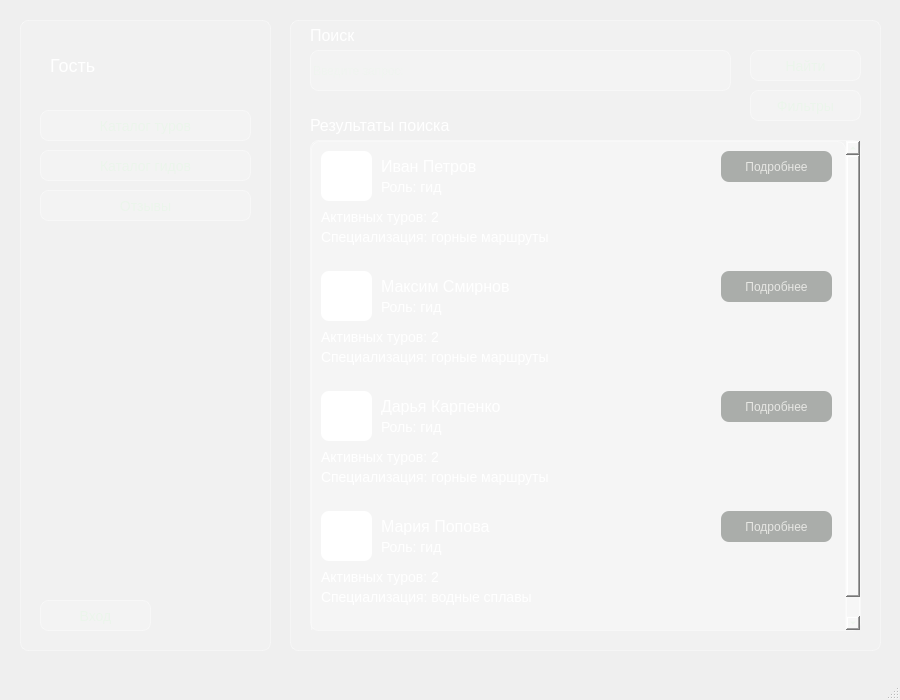
<?xml version="1.0" encoding="UTF-8"?>
<ui version="4.0">
 <class>MainWindow</class>
 <widget class="QMainWindow" name="MainWindow">
  <property name="geometry">
   <rect>
    <x>0</x>
    <y>0</y>
    <width>900</width>
    <height>700</height>
   </rect>
  </property>
  <property name="windowTitle">
   <string>MainWindow</string>
  </property>
  <property name="styleSheet">
   <string notr="true">background-color: qlineargradient(spread:pad, x1:1, y1:1, x2:0, y2:0,
    stop:0 rgba(20, 65, 30, 255),
    stop:0.427447 rgba(35, 95, 55, 235),
    stop:1 rgba(110, 160, 90, 255));</string>
  </property>
  <widget class="QWidget" name="centralwidget">
   <widget class="QFrame" name="frame_3">
    <property name="geometry">
     <rect>
      <x>290</x>
      <y>20</y>
      <width>591</width>
      <height>631</height>
     </rect>
    </property>
    <property name="styleSheet">
     <string notr="true">background-color: rgba(255, 255, 255, 0.15);
color: rgb(235, 245, 235);
border: 1px solid rgba(255, 255, 255, 0.35);
border-radius: 8px</string>
    </property>
    <property name="frameShape">
     <enum>QFrame::Shape::StyledPanel</enum>
    </property>
    <property name="frameShadow">
     <enum>QFrame::Shadow::Raised</enum>
    </property>
    <widget class="QLineEdit" name="lineEdit_Search">
     <property name="geometry">
      <rect>
       <x>20</x>
       <y>30</y>
       <width>421</width>
       <height>41</height>
      </rect>
     </property>
     <property name="placeholderText">
      <string>Введите запрос:</string>
     </property>
    </widget>
    <widget class="QLabel" name="label_6">
     <property name="geometry">
      <rect>
       <x>20</x>
       <y>0</y>
       <width>201</width>
       <height>31</height>
      </rect>
     </property>
     <property name="styleSheet">
      <string notr="true">background-color: none;
font-size: 16px;
border: none;
color: white;</string>
     </property>
     <property name="text">
      <string>Поиск</string>
     </property>
    </widget>
    <widget class="QPushButton" name="pushButton_Search">
     <property name="geometry">
      <rect>
       <x>460</x>
       <y>30</y>
       <width>111</width>
       <height>31</height>
      </rect>
     </property>
     <property name="styleSheet">
      <string notr="true">background-color: rgba(255, 255, 255, 0.15);
color: rgb(235, 245, 235);
border: 1px solid rgba(255, 255, 255, 0.35);
border-radius: 8px;
font-size: 14px;</string>
     </property>
     <property name="text">
      <string>Найти</string>
     </property>
    </widget>
    <widget class="QPushButton" name="pushButton_Search_2">
     <property name="geometry">
      <rect>
       <x>460</x>
       <y>70</y>
       <width>111</width>
       <height>31</height>
      </rect>
     </property>
     <property name="styleSheet">
      <string notr="true">background-color: rgba(255, 255, 255, 0.15);
color: rgb(235, 245, 235);
border: 1px solid rgba(255, 255, 255, 0.35);
border-radius: 8px;
font-size: 14px;</string>
     </property>
     <property name="text">
      <string>Фильтры</string>
     </property>
    </widget>
    <widget class="QLabel" name="label_7">
     <property name="geometry">
      <rect>
       <x>20</x>
       <y>90</y>
       <width>201</width>
       <height>31</height>
      </rect>
     </property>
     <property name="styleSheet">
      <string notr="true">background-color: none;
font-size: 16px;
border: none;
color: white;</string>
     </property>
     <property name="text">
      <string>Результаты поиска</string>
     </property>
    </widget>
    <widget class="QScrollArea" name="scrollArea">
     <property name="enabled">
      <bool>true</bool>
     </property>
     <property name="geometry">
      <rect>
       <x>20</x>
       <y>120</y>
       <width>551</width>
       <height>491</height>
      </rect>
     </property>
     <property name="horizontalScrollBarPolicy">
      <enum>Qt::ScrollBarPolicy::ScrollBarAlwaysOff</enum>
     </property>
     <property name="widgetResizable">
      <bool>false</bool>
     </property>
     <widget class="QWidget" name="scrollAreaWidgetContents_2">
      <property name="enabled">
       <bool>true</bool>
      </property>
      <property name="geometry">
       <rect>
        <x>0</x>
        <y>0</y>
        <width>535</width>
        <height>510</height>
       </rect>
      </property>
      <widget class="QLabel" name="label_TouristName_3">
       <property name="geometry">
        <rect>
         <x>70</x>
         <y>10</y>
         <width>281</width>
         <height>31</height>
        </rect>
       </property>
       <property name="styleSheet">
        <string notr="true">background-color: none;
font-size: 16px;
border: none;
color: white;</string>
       </property>
       <property name="text">
        <string>Иван Петров</string>
       </property>
      </widget>
      <widget class="QLabel" name="label_Role_5">
       <property name="geometry">
        <rect>
         <x>70</x>
         <y>30</y>
         <width>101</width>
         <height>31</height>
        </rect>
       </property>
       <property name="styleSheet">
        <string notr="true">background-color: none;
font-size: 14px;
border: none;
color: white;</string>
       </property>
       <property name="text">
        <string>Роль: гид</string>
       </property>
      </widget>
      <widget class="QLabel" name="label_ImageTourist_3">
       <property name="geometry">
        <rect>
         <x>10</x>
         <y>10</y>
         <width>51</width>
         <height>50</height>
        </rect>
       </property>
       <property name="styleSheet">
        <string notr="true">background-color: white;
border: none;</string>
       </property>
       <property name="text">
        <string/>
       </property>
      </widget>
      <widget class="QLabel" name="label_ActiveBookings_3">
       <property name="geometry">
        <rect>
         <x>10</x>
         <y>60</y>
         <width>201</width>
         <height>31</height>
        </rect>
       </property>
       <property name="styleSheet">
        <string notr="true">background-color: none;
font-size: 14px;
border: none;
color: white;</string>
       </property>
       <property name="text">
        <string>Активных туров: 2</string>
       </property>
      </widget>
      <widget class="QPushButton" name="pushButton_Profile_5">
       <property name="geometry">
        <rect>
         <x>410</x>
         <y>10</y>
         <width>111</width>
         <height>31</height>
        </rect>
       </property>
       <property name="styleSheet">
        <string notr="true">background-color: rgba(110, 115, 110, 140);
color: rgba(235, 235, 232, 235);
border: none;
border-radius: 8px;
padding: 8px 18px;</string>
       </property>
       <property name="text">
        <string>Подробнее</string>
       </property>
      </widget>
      <widget class="QPushButton" name="pushButton_Profile_6">
       <property name="geometry">
        <rect>
         <x>410</x>
         <y>130</y>
         <width>111</width>
         <height>31</height>
        </rect>
       </property>
       <property name="styleSheet">
        <string notr="true">background-color: rgba(110, 115, 110, 140);
color: rgba(235, 235, 232, 235);
border: none;
border-radius: 8px;
padding: 8px 18px;</string>
       </property>
       <property name="text">
        <string>Подробнее</string>
       </property>
      </widget>
      <widget class="QLabel" name="label_ActiveBookings_4">
       <property name="geometry">
        <rect>
         <x>10</x>
         <y>180</y>
         <width>201</width>
         <height>31</height>
        </rect>
       </property>
       <property name="styleSheet">
        <string notr="true">background-color: none;
font-size: 14px;
border: none;
color: white;</string>
       </property>
       <property name="text">
        <string>Активных туров: 2</string>
       </property>
      </widget>
      <widget class="QLabel" name="label_Role_6">
       <property name="geometry">
        <rect>
         <x>70</x>
         <y>150</y>
         <width>101</width>
         <height>31</height>
        </rect>
       </property>
       <property name="styleSheet">
        <string notr="true">background-color: none;
font-size: 14px;
border: none;
color: white;</string>
       </property>
       <property name="text">
        <string>Роль: гид</string>
       </property>
      </widget>
      <widget class="QLabel" name="label_TouristName_4">
       <property name="geometry">
        <rect>
         <x>70</x>
         <y>130</y>
         <width>291</width>
         <height>31</height>
        </rect>
       </property>
       <property name="styleSheet">
        <string notr="true">background-color: none;
font-size: 16px;
border: none;
color: white;</string>
       </property>
       <property name="text">
        <string>Максим Смирнов</string>
       </property>
      </widget>
      <widget class="QLabel" name="label_ImageTourist_4">
       <property name="geometry">
        <rect>
         <x>10</x>
         <y>130</y>
         <width>51</width>
         <height>50</height>
        </rect>
       </property>
       <property name="styleSheet">
        <string notr="true">background-color: white;
border: none;</string>
       </property>
       <property name="text">
        <string/>
       </property>
      </widget>
      <widget class="QPushButton" name="pushButton_Profile_7">
       <property name="geometry">
        <rect>
         <x>410</x>
         <y>250</y>
         <width>111</width>
         <height>31</height>
        </rect>
       </property>
       <property name="styleSheet">
        <string notr="true">background-color: rgba(110, 115, 110, 140);
color: rgba(235, 235, 232, 235);
border: none;
border-radius: 8px;
padding: 8px 18px;</string>
       </property>
       <property name="text">
        <string>Подробнее</string>
       </property>
      </widget>
      <widget class="QLabel" name="label_ImageGuide_4">
       <property name="geometry">
        <rect>
         <x>10</x>
         <y>250</y>
         <width>51</width>
         <height>50</height>
        </rect>
       </property>
       <property name="styleSheet">
        <string notr="true">background-color: white;
border: none;</string>
       </property>
       <property name="text">
        <string/>
       </property>
      </widget>
      <widget class="QLabel" name="label_GuideName_6">
       <property name="geometry">
        <rect>
         <x>70</x>
         <y>250</y>
         <width>301</width>
         <height>31</height>
        </rect>
       </property>
       <property name="styleSheet">
        <string notr="true">background-color: none;
font-size: 16px;
border: none;
color: white;</string>
       </property>
       <property name="text">
        <string>Дарья Карпенко</string>
       </property>
      </widget>
      <widget class="QLabel" name="label_Role_7">
       <property name="geometry">
        <rect>
         <x>70</x>
         <y>270</y>
         <width>101</width>
         <height>31</height>
        </rect>
       </property>
       <property name="styleSheet">
        <string notr="true">background-color: none;
font-size: 14px;
border: none;
color: white;</string>
       </property>
       <property name="text">
        <string>Роль: гид</string>
       </property>
      </widget>
      <widget class="QLabel" name="label_ActiveTours_3">
       <property name="geometry">
        <rect>
         <x>10</x>
         <y>300</y>
         <width>201</width>
         <height>31</height>
        </rect>
       </property>
       <property name="styleSheet">
        <string notr="true">background-color: none;
font-size: 14px;
border: none;
color: white;</string>
       </property>
       <property name="text">
        <string>Активных туров: 2</string>
       </property>
      </widget>
      <widget class="QLabel" name="label_Specialization_5">
       <property name="geometry">
        <rect>
         <x>10</x>
         <y>320</y>
         <width>341</width>
         <height>31</height>
        </rect>
       </property>
       <property name="styleSheet">
        <string notr="true">background-color: none;
font-size: 14px;
border: none;
color: white;</string>
       </property>
       <property name="text">
        <string>Специализация: горные маршруты</string>
       </property>
      </widget>
      <widget class="QPushButton" name="pushButton_Profile_8">
       <property name="geometry">
        <rect>
         <x>410</x>
         <y>370</y>
         <width>111</width>
         <height>31</height>
        </rect>
       </property>
       <property name="styleSheet">
        <string notr="true">background-color: rgba(110, 115, 110, 140);
color: rgba(235, 235, 232, 235);
border: none;
border-radius: 8px;
padding: 8px 18px;</string>
       </property>
       <property name="text">
        <string>Подробнее</string>
       </property>
      </widget>
      <widget class="QLabel" name="label_Specialization_6">
       <property name="geometry">
        <rect>
         <x>10</x>
         <y>440</y>
         <width>351</width>
         <height>31</height>
        </rect>
       </property>
       <property name="styleSheet">
        <string notr="true">background-color: none;
font-size: 14px;
border: none;
color: white;</string>
       </property>
       <property name="text">
        <string>Специализация: водные сплавы</string>
       </property>
      </widget>
      <widget class="QLabel" name="label_ActiveTours_4">
       <property name="geometry">
        <rect>
         <x>10</x>
         <y>420</y>
         <width>201</width>
         <height>31</height>
        </rect>
       </property>
       <property name="styleSheet">
        <string notr="true">background-color: none;
font-size: 14px;
border: none;
color: white;</string>
       </property>
       <property name="text">
        <string>Активных туров: 2</string>
       </property>
      </widget>
      <widget class="QLabel" name="label_GuideName_7">
       <property name="geometry">
        <rect>
         <x>70</x>
         <y>370</y>
         <width>271</width>
         <height>31</height>
        </rect>
       </property>
       <property name="styleSheet">
        <string notr="true">background-color: none;
font-size: 16px;
border: none;
color: white;</string>
       </property>
       <property name="text">
        <string>Мария Попова</string>
       </property>
      </widget>
      <widget class="QLabel" name="label_ImageGuide_5">
       <property name="geometry">
        <rect>
         <x>10</x>
         <y>370</y>
         <width>51</width>
         <height>50</height>
        </rect>
       </property>
       <property name="styleSheet">
        <string notr="true">background-color: white;
border: none;</string>
       </property>
       <property name="text">
        <string/>
       </property>
      </widget>
      <widget class="QLabel" name="label_Role_8">
       <property name="geometry">
        <rect>
         <x>70</x>
         <y>390</y>
         <width>101</width>
         <height>31</height>
        </rect>
       </property>
       <property name="styleSheet">
        <string notr="true">background-color: none;
font-size: 14px;
border: none;
color: white;</string>
       </property>
       <property name="text">
        <string>Роль: гид</string>
       </property>
      </widget>
      <widget class="QLabel" name="label_Specialization_7">
       <property name="geometry">
        <rect>
         <x>10</x>
         <y>200</y>
         <width>381</width>
         <height>31</height>
        </rect>
       </property>
       <property name="styleSheet">
        <string notr="true">background-color: none;
font-size: 14px;
border: none;
color: white;</string>
       </property>
       <property name="text">
        <string>Специализация: горные маршруты</string>
       </property>
      </widget>
      <widget class="QLabel" name="label_Specialization_8">
       <property name="geometry">
        <rect>
         <x>10</x>
         <y>80</y>
         <width>381</width>
         <height>31</height>
        </rect>
       </property>
       <property name="styleSheet">
        <string notr="true">background-color: none;
font-size: 14px;
border: none;
color: white;</string>
       </property>
       <property name="text">
        <string>Специализация: горные маршруты</string>
       </property>
      </widget>
     </widget>
    </widget>
   </widget>
   <widget class="QFrame" name="frame">
    <property name="geometry">
     <rect>
      <x>20</x>
      <y>20</y>
      <width>251</width>
      <height>631</height>
     </rect>
    </property>
    <property name="styleSheet">
     <string notr="true">background-color: rgba(255, 255, 255, 0.15);
color: rgb(235, 245, 235);
border: 1px solid rgba(255, 255, 255, 0.35);
border-radius: 8px</string>
    </property>
    <property name="frameShape">
     <enum>QFrame::Shape::StyledPanel</enum>
    </property>
    <property name="frameShadow">
     <enum>QFrame::Shadow::Raised</enum>
    </property>
    <widget class="QLabel" name="label_Guide">
     <property name="geometry">
      <rect>
       <x>30</x>
       <y>30</y>
       <width>141</width>
       <height>31</height>
      </rect>
     </property>
     <property name="styleSheet">
      <string notr="true">background-color: none;
font-size: 18px;
border: none;
color: white;</string>
     </property>
     <property name="text">
      <string>Гость</string>
     </property>
    </widget>
    <widget class="QPushButton" name="pushButton_Tour">
     <property name="geometry">
      <rect>
       <x>20</x>
       <y>90</y>
       <width>211</width>
       <height>31</height>
      </rect>
     </property>
     <property name="styleSheet">
      <string notr="true">background-color: rgba(255, 255, 255, 0.15);
color: rgb(235, 245, 235);
border: 1px solid rgba(255, 255, 255, 0.35);
border-radius: 8px;
font-size: 14px;</string>
     </property>
     <property name="text">
      <string>Каталог туров</string>
     </property>
    </widget>
    <widget class="QPushButton" name="pushButton_Guide">
     <property name="geometry">
      <rect>
       <x>20</x>
       <y>130</y>
       <width>211</width>
       <height>31</height>
      </rect>
     </property>
     <property name="styleSheet">
      <string notr="true">background-color: rgba(255, 255, 255, 0.15);
color: rgb(235, 245, 235);
border: 1px solid rgba(255, 255, 255, 0.35);
border-radius: 8px;
font-size: 14px;</string>
     </property>
     <property name="text">
      <string>Каталог гидов</string>
     </property>
    </widget>
    <widget class="QPushButton" name="pushButton_Review">
     <property name="geometry">
      <rect>
       <x>20</x>
       <y>170</y>
       <width>211</width>
       <height>31</height>
      </rect>
     </property>
     <property name="styleSheet">
      <string notr="true">background-color: rgba(255, 255, 255, 0.15);
color: rgb(235, 245, 235);
border: 1px solid rgba(255, 255, 255, 0.35);
border-radius: 8px;
font-size: 14px;</string>
     </property>
     <property name="text">
      <string>Отзывы</string>
     </property>
    </widget>
    <widget class="QPushButton" name="pushButton_Logout">
     <property name="geometry">
      <rect>
       <x>20</x>
       <y>580</y>
       <width>111</width>
       <height>31</height>
      </rect>
     </property>
     <property name="styleSheet">
      <string notr="true">background-color: rgba(255, 255, 255, 0.15);
color: rgb(235, 245, 235);
border: 1px solid rgba(255, 255, 255, 0.35);
border-radius: 8px;
font-size: 14px;</string>
     </property>
     <property name="text">
      <string>Вход</string>
     </property>
    </widget>
   </widget>
  </widget>
  <widget class="QMenuBar" name="menubar">
   <property name="geometry">
    <rect>
     <x>0</x>
     <y>0</y>
     <width>900</width>
     <height>33</height>
    </rect>
   </property>
  </widget>
  <widget class="QStatusBar" name="statusbar"/>
 </widget>
 <resources/>
 <connections/>
</ui>
